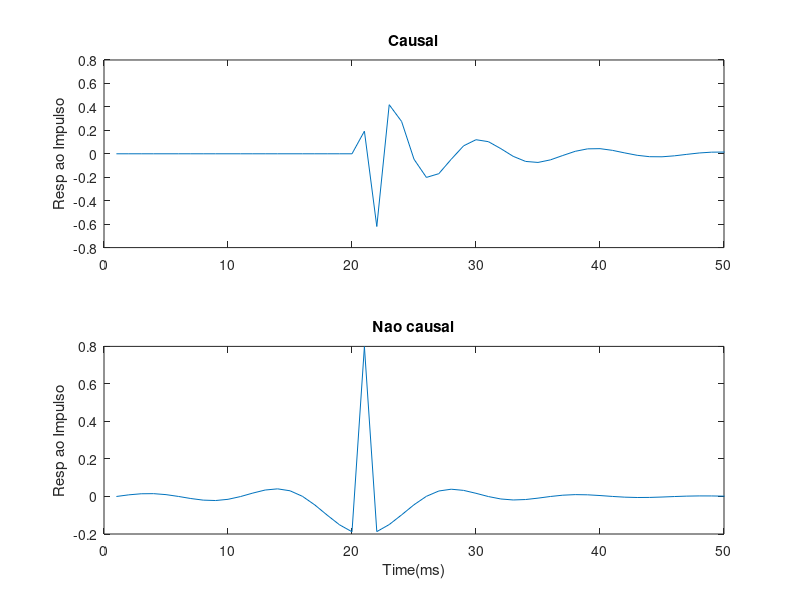
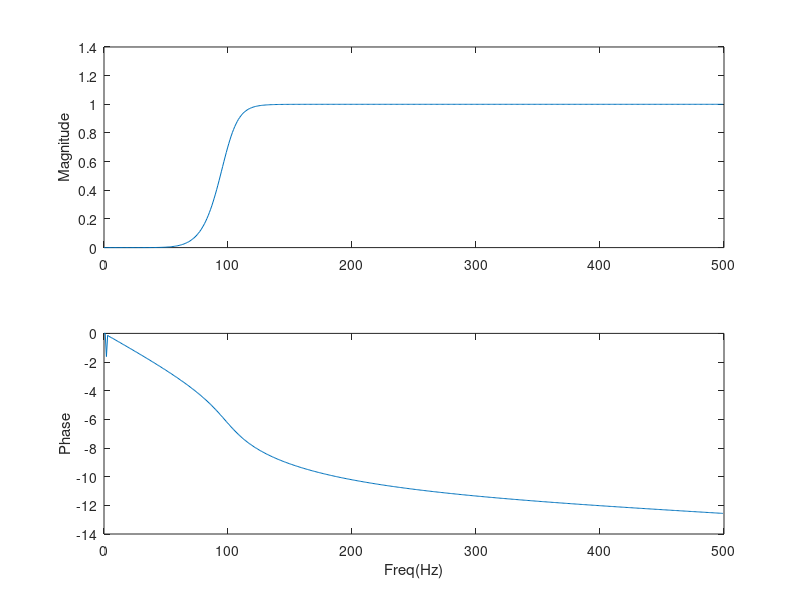

MATLAB code to generate these figures, in order:
L = 8;
fc = 100;
fs = 1000;


[b, a] = butter(L, 2*fc/fs,'high');
%i = [1 zeros(1,255)];
i = [zeros(1,20) 1 zeros(1,235)];


y_ca = filter(b,a,i);
y_nc = filtfilt(b,a,i);

subplot(2,1,1);
plot(y_ca);
ylabel('Resp ao Impulso');
title('Causal');
xlim([0 50]);

subplot(2,1,2);
plot(y_nc);
xlim([0 50]);
xlabel('Time(ms)');ylabel('Resp ao Impulso');
title('Nao causal');

figure(2);
subplot(2,1,1);
[h,f] = freqz(b,a,512,fs);
plot(f,abs(h));
ylabel('Magnitude');

subplot(2,1,2);
plot(f,unwrap(angle(h)));
xlabel('Freq(Hz)');ylabel('Phase');
